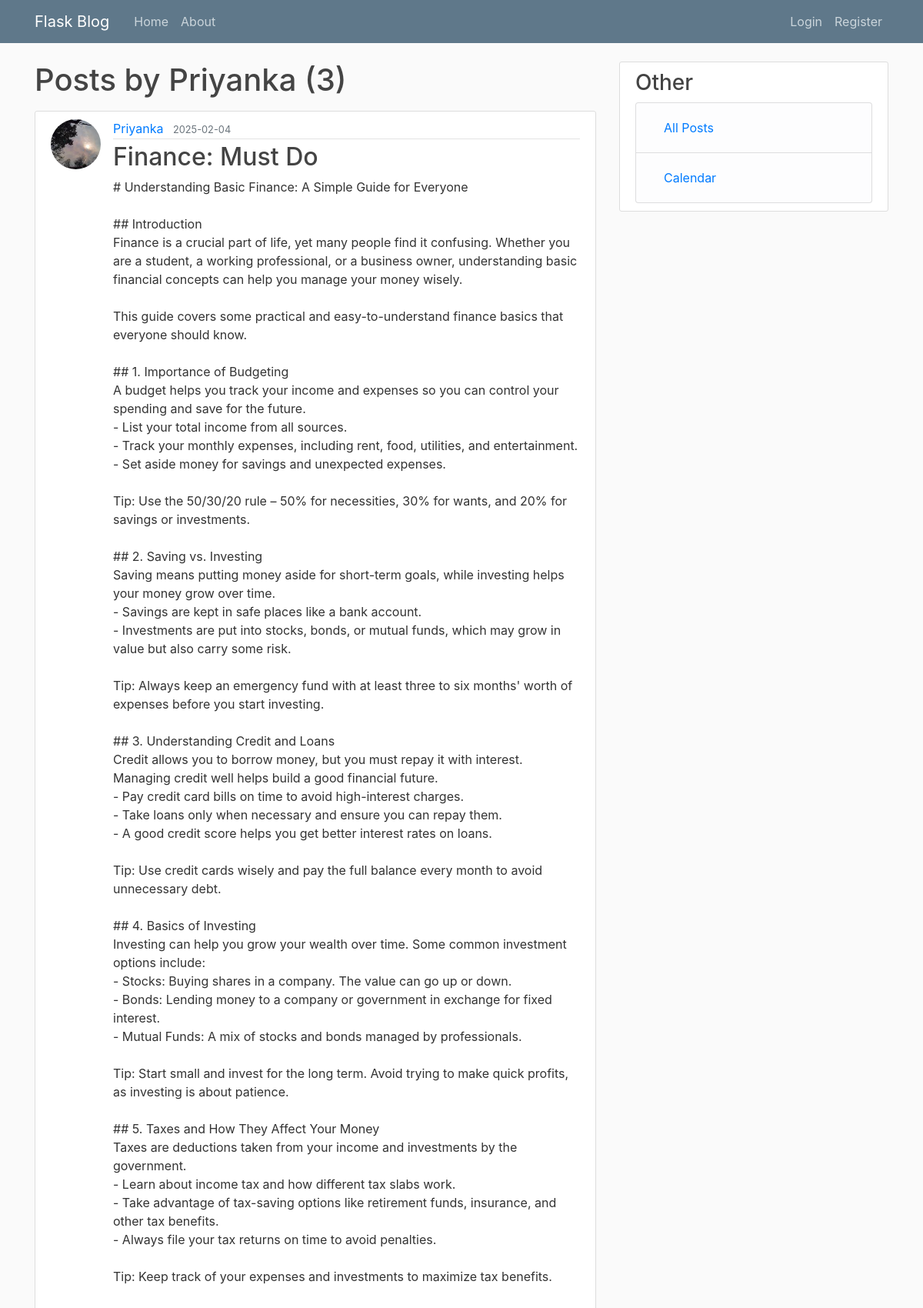
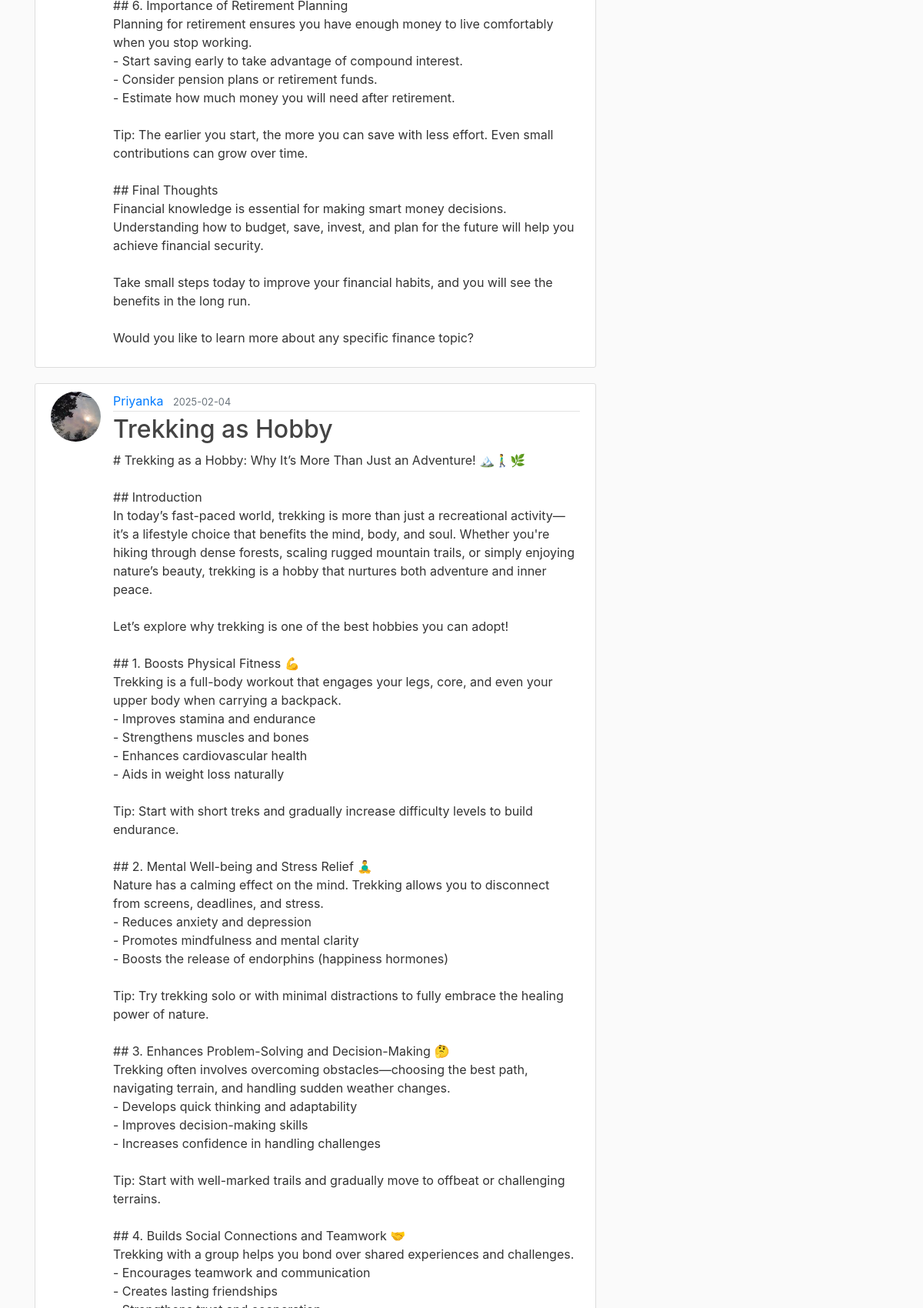
Screenshot of /user/Priyanka (upper part) with the database file from the repository (2 pictures, top to bottom).
### app/models.py (models this page shows, shortened)
class User(db.Model, UserMixin):
    id = db.Column(db.Integer, primary_key=True)
    username = db.Column(db.String(20), unique=True, nullable=False)
    email = db.Column(db.String(120), unique=True, nullable=False)
    image_file = db.Column(db.String(20), nullable=False, default='default.jpg')
    password = db.Column(db.String(60), nullable=False)
    posts = db.relationship('Post', backref='author', lazy=True)

class Post(db.Model):
    id = db.Column(db.Integer, primary_key=True)
    title = db.Column(db.String(100), nullable=False)
    date_posted = db.Column(db.DateTime, nullable=False, default=datetime.utcnow)
    content = db.Column(db.Text, nullable=False)
    user_id = db.Column(db.Integer, db.ForeignKey('user.id'), nullable=False)

### app/users/routes.py (the view)
@users.route("/user/<string:username>")
def user_posts(username):
    page = request.args.get('page', 1, type=int)
    user = User.query.filter_by(username=username).first_or_404()
    posts = Post.query.filter_by(author=user)\
        .order_by(Post.date_posted.desc())\
        .paginate(page=page, per_page=5)
    return render_template('user_posts.html', posts=posts, user=user)

### app/templates/user_posts.html (shortened to what this page needs)
{% extends "layout.html" %}
{% block content %}
    <h1 class="mb-3">Posts by {{ user.username }} ({{ posts.total }})</h1>
    {% for post in posts.items %}
        <article class="media content-section">
          <img class="rounded-circle article-img" src="{{ url_for('static', filename='profile_pics/' + post.author.image_file) }}">
          <div class="media-body">
            <div class="article-metadata">
              <a class="mr-2" href="{{ url_for('users.user_posts', username=post.author.username) }}">{{ post.author.username }}</a>
              <small class="text-muted">{{ post.date_posted.strftime('%Y-%m-%d') }}</small>
            </div>
            <h2><a class="article-title" href="{{ url_for('posts.post', post_id=post.id) }}">{{ post.title }}</a></h2>
            <p class="article-content">{{ post.content }}</p>
          </div>
        </article>
    {% endfor %}
{% endblock content %}

### app/templates/layout.html (shortened to what this page needs)
<!DOCTYPE html>
<html>
<head>
    <link rel="stylesheet" href="https://maxcdn.bootstrapcdn.com/bootstrap/4.0.0/css/bootstrap.min.css">
    <link rel="stylesheet" type="text/css" href="{{ url_for('static', filename='main.css') }}">
</head>
<body>
    <header class="site-header">
      <nav class="navbar navbar-expand-md navbar-dark bg-steel fixed-top">
        <div class="container">
          <a class="navbar-brand mr-4" href="/">Flask Blog</a>
          <div class="collapse navbar-collapse" id="navbarToggle">
            <div class="navbar-nav mr-auto">
              <a class="nav-item nav-link" href="{{ url_for('main.home') }}">Home</a>
              <a class="nav-item nav-link" href="{{ url_for('main.about') }}">About</a>
            </div>
            <div class="navbar-nav">
              {% if current_user.is_authenticated %}
                <a class="nav-item nav-link" href="{{ url_for('posts.new_post') }}">New Post</a>
                <a class="nav-item nav-link" href="{{ url_for('users.account') }}">Account</a>
                <a class="nav-item nav-link" href="{{ url_for('users.logout') }}">Logout</a>
              {% else %}
                <a class="nav-item nav-link" href="{{ url_for('users.login') }}">Login</a>
                <a class="nav-item nav-link" href="{{ url_for('users.register') }}">Register</a>
              {% endif %}
            </div>
          </div>
        </div>
      </nav>
    </header>
    <main role="main" class="container">
      <div class="row">
        <div class="col-md-8">
          {% block content %}{% endblock %}
        </div>
        <div class="col-md-4">
          <div class="content-section">
            <h3>Other</h3>
            <ul class="list-group">
              <li class="list-group-item list-group-item-light">
                <a <a class="nav-item nav-link" href="{{ url_for('posts.all_posts') }}">All Posts</a>
              </li>
              <li class="list-group-item list-group-item-light"><a class="nav-item nav-link" href="{{ url_for('main.calendar_view') }}">Calendar</a>
              </li>
            </ul>
          </div>
        </div>
      </div>
    </main>
</body>
</html>

### app/static/main.css (style rules this page uses)
body { background: #fafafa; color: #333333; margin-top: 5rem; }
h1, h2, h3, h4, h5, h6 { color: #444444; }
.bg-steel { background-color: #5f788a; }
.site-header .navbar-nav .nav-link { color: #cbd5db; }
.content-section { background: #ffffff; padding: 10px 20px; border: 1px solid #dddddd; border-radius: 3px; margin-bottom: 20px; }
.article-title { color: #444444; }
.article-content { white-space: pre-line; }
.article-img { height: 65px; width: 65px; margin-right: 16px; }
.article-metadata { padding-bottom: 1px; margin-bottom: 4px; border-bottom: 1px solid #e3e3e3 }

### rows the page displays
User: username "Priyanka"
Post: image_file (picture), author.username "Priyanka", date_posted "2025-02-04", title "Finance: Must Do", content "# Understanding Basic Finance: A Simple Guide for Everyone ## Introduction Finance is a crucial part of life, yet many people find it confusing. Whether you are a student, a working professional, or a business owner, understanding basic financial concepts can help you manage your money wisely. This guide covers some practical and easy-to-understand finance basics that everyone should know. ## 1. Importance of Budgeting A budget helps you track your income and expenses so you can control your spending and save for the future. - List your total income from all sources. - Track your monthly expenses, including rent, food, utilities, and entertainment. - Set aside money for savings and…"
Post: image_file (picture), author.username "Priyanka", date_posted "2025-02-04", title "Trekking as Hobby"

### other values shown
{{ posts.total }} "3"
